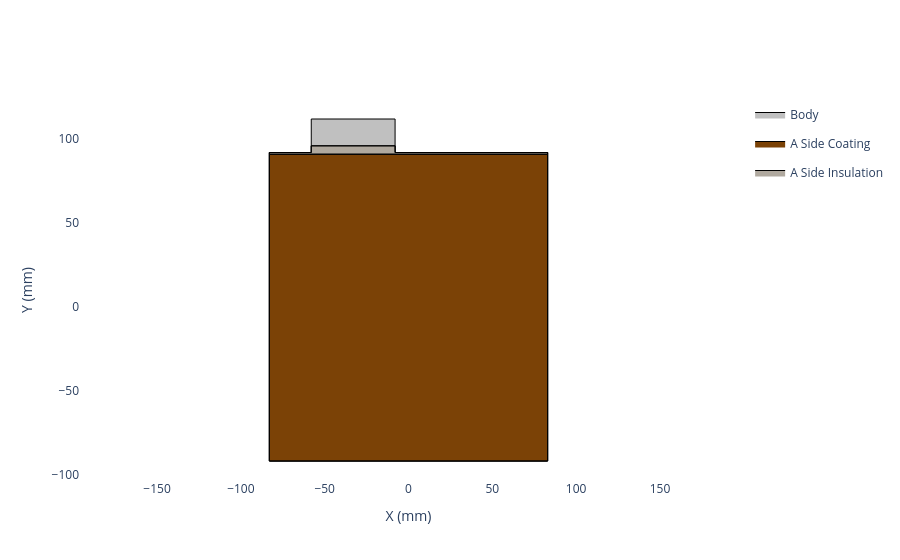
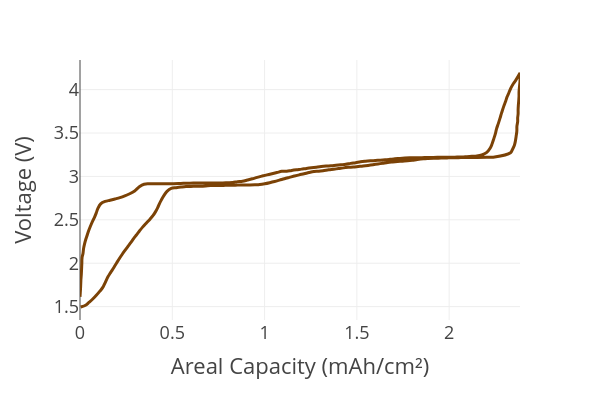

The notebook cell saved with these charts, in order:
### Code cell
# create the cathode

insulation_material = InsulationMaterial.from_database("Aluminium Oxide, 95%")

my_cathode = Cathode(
    formulation=cathode_formulation,
    current_collector=cathode_current_collector,
    calender_density=1.88,
    mass_loading=19.63,
    insulation_material=insulation_material,
    insulation_thickness=3,
    name='Vendor E NFPP'
)

my_cathode._get_full_top_down_view().show()
my_cathode.plot_half_cell_curve(areal=True, width=600, height=400).show()

### Figure 1 — Plotly figure (JSON) as saved in the notebook; plotly's stock layout.template omitted (floating-point values rounded to 4 significant figures)
{"data": [{"fill": "toself", "fillcolor": "#C0C0C0", "legendgroup": "Body", "line": {"color": "black", "width": 1}, "mode": "lines", "name": "Body", "showlegend": true, "type": "scatter", "x": [-83.0, -83.0, -58.0, -58.0, -8.0, -8.0, 83.0, 83.0, -83.0], "y": [-92.0, 92.0, 92.0, 112.0, 112.0, 92.0, 92.0, -92.0, -92.0]}, {"fill": "toself", "fillcolor": "#7b4206", "line": {"color": "black", "width": 1}, "mode": "lines", "name": "A Side Coating", "type": "scatter", "x": [-83.0, -83.0, -58.0, -58.0, -8.0, -8.0, 83.0, 83.0, -83.0, -83.0, -83.0, -58.0, -58.0, -8.0, -8.0, 83.0, 83.0, -83.0], "y": [-92.0, 91.0, 91.0, 91.0, 91.0, 91.0, 91.0, -92.0, -92.0, -92.0, 91.0, 91.0, 91.0, 91.0, 91.0, 91.0, -92.0, -92.0]}, {"fill": "toself", "fillcolor": "#B0A99F", "line": {"color": "black", "width": 1}, "mode": "lines", "name": "A Side Insulation", "type": "scatter", "x": [-83.0, -83.0, -58.0, -58.0, -8.0, -8.0, 83.0, 83.0, -83.0, -83.0, -83.0, -58.0, -58.0, -8.0, -8.0, 83.0, 83.0, -83.0], "y": [91.0, 92.0, 92.0, 96.0, 96.0, 92.0, 92.0, 91.0, 91.0, 91.0, 92.0, 92.0, 96.0, 96.0, 92.0, 92.0, 91.0, 91.0]}], "layout": {"paper_bgcolor": "white", "plot_bgcolor": "white", "xaxis": {"scaleanchor": "y", "showgrid": false, "title": {"text": "X (mm)"}, "zeroline": false}, "yaxis": {"showgrid": false, "title": {"text": "Y (mm)"}, "zeroline": false}}}

### Figure 2 — Plotly figure (JSON) as saved in the notebook; plotly's stock layout.template omitted (floating-point values rounded to 4 significant figures; data arrays with more than 128 entries replaced by an {"elided": "..."} marker saying what was removed)
{"data": [{"hovertemplate": "Areal Capacity (mAh/cm²)=%{x}<br>Voltage (V)=%{y}<extra></extra>", "legendgroup": "", "line": {"color": "#7b4206", "dash": "solid", "shape": "spline"}, "marker": {"symbol": "circle"}, "mode": "lines", "name": "", "orientation": "v", "showlegend": false, "type": "scatter", "x": {"elided": "229 float values"}, "xaxis": "x", "y": {"elided": "229 float values"}, "yaxis": "y"}], "layout": {"height": 400, "legend": {"tracegroupgap": 0}, "margin": {"t": 60}, "width": 600, "xaxis": {"anchor": "y", "domain": [0.0, 1.0], "title": {"text": "Areal Capacity (mAh/cm²)"}}, "yaxis": {"anchor": "x", "domain": [0.0, 1.0], "title": {"text": "Voltage (V)"}}}}
